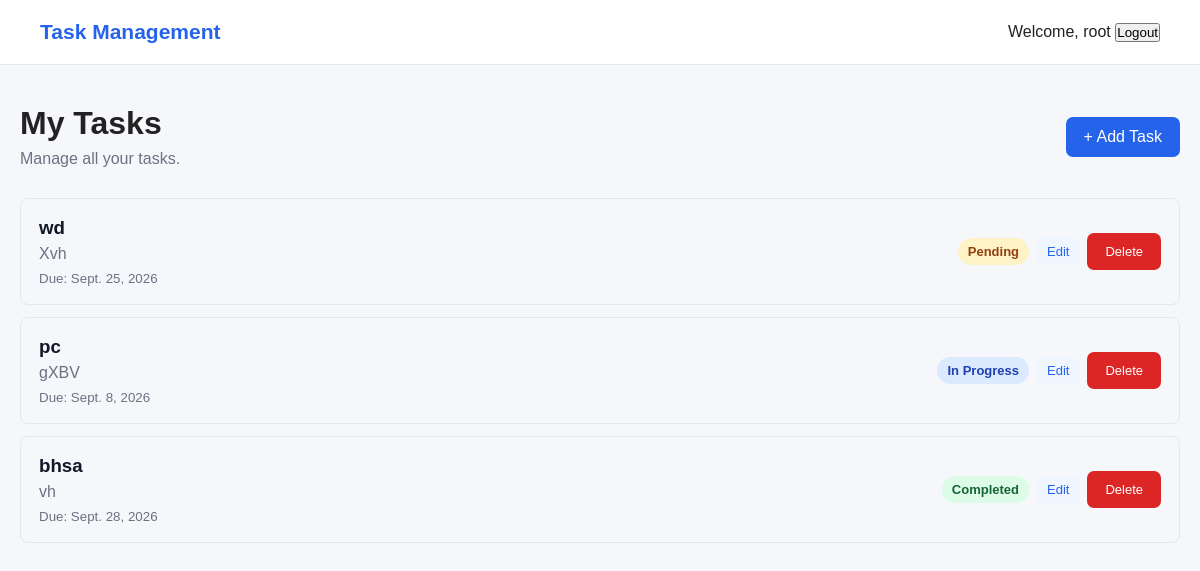
Page /tasks/ (signed in) on the committed database.
### tasks/models.py (models this page shows, shortened)
class Task(models.Model):
    STATUS_CHOICES = [
        ("pending", "Pending"),
        ("in_progress", "In Progress"),
        ("completed", "Completed"),
    ]
    user = models.ForeignKey(
        User,
        on_delete=models.CASCADE,
        related_name="tasks"
    )
    title = models.CharField(max_length=200)
    description = models.TextField(blank=True)
    status = models.CharField(
        max_length=20,
        choices=STATUS_CHOICES,
        default="pending"
    )
    due_date = models.DateField(
        null=True,
        blank=True
    )
    created_at = models.DateTimeField(auto_now_add=True)
    updated_at = models.DateTimeField(auto_now=True)

### tasks/views.py (the view)
# urls.py: path("tasks/", views.task_list, name="task_list"),
@login_required
def task_list(request):
    tasks = Task.objects.filter(
        user=request.user
    ).order_by("-created_at")
    return render(
        request,
        "tasks/task_list.html",
        {
            "tasks": tasks,
        }
    )

### tasks/templates/tasks/task_list.html (shortened to what this page needs)
{% extends "base.html" %}
{% block content %}
<div class="page-header">
    <div>
        <h1>My Tasks</h1>
        <p>
            Manage all your tasks.
        </p>
    </div>
    <a
        href="{% url 'task_create' %}"
        class="btn-primary"
    >
        + Add Task
    </a>
</div>
{% if tasks %}
    <div class="task-list">
        {% for task in tasks %}
            <div class="task-card">
                <div class="task-content">
                    <h3>
                        <a href="{% url 'task_detail' task.pk %}">
                            {{ task.title }}
                        </a>
                    </h3>
                    <p>
                        {{ task.description|truncatewords:20 }}
                    </p>
                    {% if task.due_date %}
                        <small>
                            Due: {{ task.due_date }}
                        </small>
                    {% endif %}
                </div>
                <div class="task-actions">
                    <span class="status {{ task.status }}">
                        {{ task.get_status_display }}
                    </span>
                    <a
                        href="{% url 'task_update' task.pk %}"
                        class="btn-small"
                    >
                        Edit
                    </a>
                    <a
                        href="{% url 'task_delete' task.pk %}"
                        class="btn-small btn-danger"
                    >
                        Delete
                    </a>
                </div>
            </div>
        {% endfor %}
    </div>
{% endif %}
{% endblock %}

### templates/base.html (shortened to what this page needs)
{% load static %}
<!DOCTYPE html>
<html lang="en">
<head>
    <link
        rel="stylesheet"
        href="{% static 'css/style.css' %}"
    >
</head>
<body>
    <nav class="navbar">
        <div class="navbar-brand">
            <a href="{% url 'dashboard' %}">
                Task Management
            </a>
        </div>
        <div>
            {% if user.is_authenticated %}
                <span>
                    Welcome, {{ user.username }}
                </span>
                <form
                    method="post"
                    action="{% url 'logout' %}"
                    style="display:inline;"
                >
                    <button type="submit">
                        Logout
                    </button>
                </form>
            {% endif %}
        </div>
    </nav>
    <main class="container">
        {% block content %}
        {% endblock %}
    </main>
</body>
</html>

### static/css/style.css (style rules this page uses)
* { margin: 0; padding: 0; box-sizing: border-box; }
body { font-family: Arial, sans-serif; background: #f5f7fb; color: #222; }
.navbar { height: 65px; background: #ffffff; border-bottom: 1px solid #e5e7eb; display: flex; align-items: center; justify-content: space-between; padding: 0 40px; }
.navbar-brand a { text-decoration: none; color: #2563eb; font-size: 21px; font-weight: bold; }
.container { max-width: 1200px; margin: 40px auto; padding: 0 20px; }
.btn-primary { background: #2563eb; color: white; text-decoration: none; padding: 11px 18px; border-radius: 7px; }
.task-list { display: flex; flex-direction: column; gap: 12px; }
.task-card { border: 1px solid #e5e7eb; padding: 18px; border-radius: 8px; display: flex; justify-content: space-between; align-items: center; }
.task-card h3 { margin-bottom: 6px; }
.task-card p { color: #6b7280; }
.status { padding: 6px 10px; border-radius: 20px; font-size: 13px; font-weight: bold; }
.status.pending { background: #fef3c7; color: #92400e; }
.status.in_progress { background: #dbeafe; color: #1e40af; }
.status.completed { background: #dcfce7; color: #166534; }
.page-header { display: flex; justify-content: space-between; align-items: center; margin-bottom: 30px; }
.page-header h1 { margin-bottom: 8px; }
.page-header p { color: #6b7280; }
.btn-small { display: inline-block; padding: 6px 10px; border-radius: 5px; background: #eff6ff; color: #2563eb; text-decoration: none; font-size: 13px; }
.btn-danger { border: none; padding: 11px 18px; border-radius: 7px; background: #dc2626; color: white; cursor: pointer; }
.task-content { flex: 1; }
.task-content h3 a { color: #111827; text-decoration: none; }
.task-content small { display: block; margin-top: 8px; color: #6b7280; }
.task-actions { display: flex; align-items: center; gap: 8px; }

### rows in the picture
Task: title "wd", description "Xvh", due_date "Sept. 25, 2026", status "Pending"
Task: title "pc", description "gXBV", due_date "Sept. 8, 2026", status "In Progress"
Task: title "bhsa", description "vh", due_date "Sept. 28, 2026", status "Completed"

### other values in the picture
{{ user.username }} "root"
